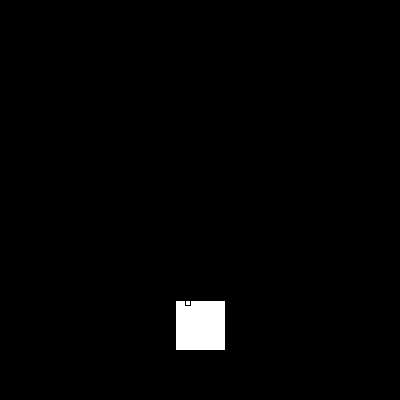
Frame 1 (no input)
Frame 60 (the mouse pressed at the canvas centre just before this capture): identical to frame 1, image omitted
Frame 120 (the mouse held since frame 60 and released just before this capture): identical to frame 1, image omitted

The Processing sketch that drew this single still picture (run headless with seeded random() and noise(); from frame 60 on, the mouse is pressed at the canvas centre):

// Processing sketch: processing_3920
// ── processing_3920.pde

void setup () {
size(400, 400);
background(0);
colorMode(RGB,255);
}

void draw() { 
   {if (mouseX > 185 && mouseX < 190 && mouseY > 300 && mouseY < 305) {
    fill (0,216,255);
     /**corridor vert*/
rect(195, 250, 10, 50); 
fill (255,255,255);
/**second room*/
rect(175, 200, 50, 50);
/**button2*/
rect(185, 200, 5, 5);
   }
   else {fill (255,255,255);
   
   {if (mouseX > 185 && mouseX < 190 && mouseY > 200 && mouseY < 205) {
     fill (0,216,255);
     /**second corridor hori*/
rect(125, 220, 50, 10);
/**second corridor hori*/
rect(225, 220, 50, 10);
/**second corridor vert*/
rect(195, 150, 10, 50);
fill (255,255,255);
/**second room*/
rect(275, 200, 50, 50);
/**third room*/
rect(175, 100, 50, 50);
/**triangle room*/
triangle(125, 200, 125, 250, 75, 200);
/**button3*/
rect(85, 200, 5, 5);
/**button4*/
rect(285, 200, 5, 5);
/**button5*/
rect(185, 100, 5, 5);
}
   else {fill (255,255,255);

 {if (mouseX > 85 && mouseX < 90 && mouseY > 200 && mouseY < 205) {
     fill (0,216,255);
     /**second corridor hori*/
rect(125, 220, 50, 10);
/**second corridor vert*/
rect(95, 150, 10, 50);
fill (255,255,255);
/**third room*/
rect(75, 100, 50, 50);
/**button6*/
rect(85, 100, 5, 5);
}
   else {fill (255,255,255);
   
   {if (mouseX > 285 && mouseX < 290 && mouseY > 200 && mouseY < 205) {
     fill (0,216,255);
     /**second corridor hori*/
rect(225, 220, 50, 10);
/**second corridor vert*/
rect(295, 150, 10, 50);
fill (255,255,255);
/**third room*/
rect(275, 100, 50, 50);
/**button6*/
rect(285, 100, 5, 5);

}
   else {fill (255,255,255);
   
{if (mouseX > 185 && mouseX < 190 && mouseY > 100 && mouseY < 105) {
     fill (0,216,255);
 /**third corridor hori*/
rect(125, 120, 50, 10);
/**third corridor hori*/
rect(225, 120, 50, 10);
/**second corridor vert*/
rect(195, 150, 10, 50);
fill (255,255,255);
/**third room*/
rect(75, 100, 50, 50);
/**third room*/
rect(275, 100, 50, 50);
/**button6*/
rect(85, 100, 5, 5);
/**button7*/
rect(285, 100, 5, 5);
}
   else {fill (255,255,255);
   
{if (mouseX > 85 && mouseX < 90 && mouseY > 100 && mouseY < 105) {
     fill (0,216,255);
/**third corridor hori*/
rect(125, 120, 50, 10);
/**second corridor vert*/
rect(95, 150, 10, 50);
}
   else {fill (255,255,255);

{if (mouseX > 285 && mouseX < 290 && mouseY > 100 && mouseY < 105) {
     fill (0,216,255);
/**third corridor hori*/
rect(225, 120, 50, 10);
rect(295, 150, 10, 50);
/**second corridor vert*/
}
   else {fill (255,255,255);

   
/**first room*/
rect(175, 300, 50, 50);

/**button*/
rect(185, 300, 5, 5);


}}}}}}}}}}}}}}}
